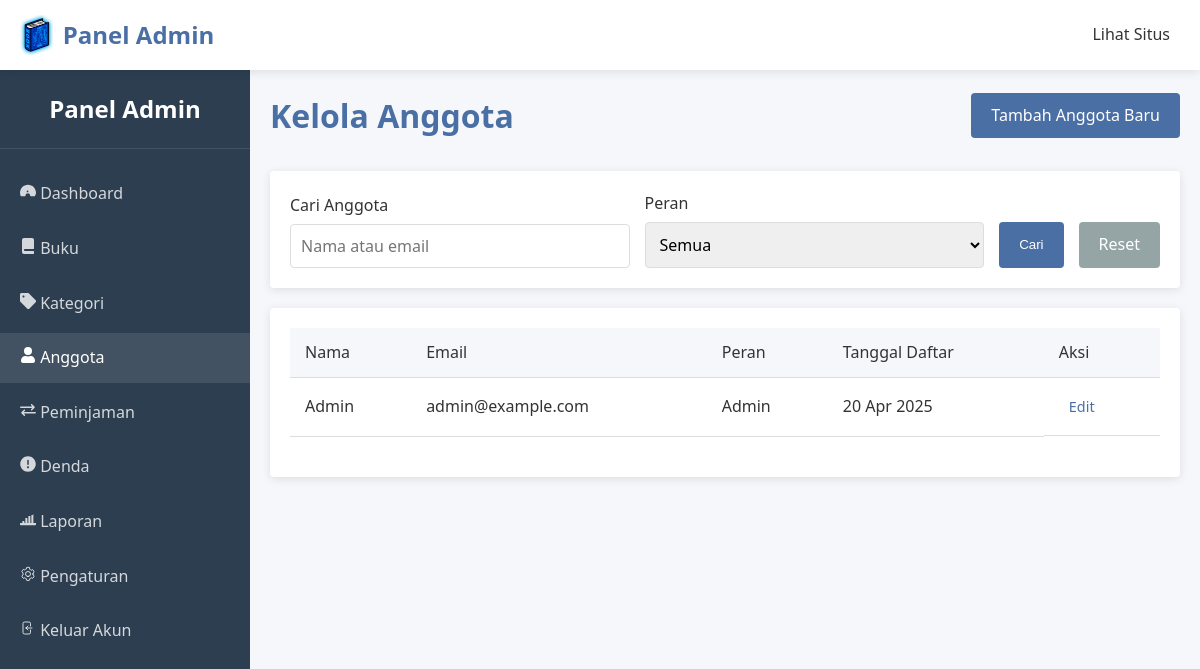
/admin/anggota.php (signed in), run on the app's committed database.
### tables this page shows
CREATE TABLE pengguna (
    id INT AUTO_INCREMENT PRIMARY KEY,
    nama VARCHAR(255) NOT NULL,
    email VARCHAR(255) NOT NULL UNIQUE,
    password VARCHAR(255) NOT NULL,
    peran ENUM('admin', 'anggota') DEFAULT 'anggota',
    tanggal_daftar TIMESTAMP DEFAULT CURRENT_TIMESTAMP
);

### admin/anggota.php (the view, shortened to what this page needs)
<?php
include '../config/koneksi.php';
$aksi = isset($_GET['aksi']) ? $_GET['aksi'] : 'daftar';
$cari = isset($_GET['cari']) ? mysqli_real_escape_string($koneksi, $_GET['cari']) : '';
$pengguna = null;
$members_query = "SELECT * FROM pengguna WHERE 1=1";
$members_query .= " ORDER BY nama ASC";
$members_result = mysqli_query($koneksi, $members_query);
?>
<!DOCTYPE html>
<html lang="id">
<head>
    <link rel="stylesheet" href="../assets/css/style.css">
    <link rel="stylesheet" href="../assets/css/admin.css">
</head>
<body>
    <?php include 'includes/header.php'; ?>
    <div class="admin-container">
        <?php include 'includes/sidebar.php'; ?>
        <main class="admin-content">
            <div class="admin-header">
                <h1><?php echo $aksi == 'tambah' ? 'Tambah Anggota Baru' : ($aksi == 'edit' ? 'Edit Anggota' : 'Kelola Anggota'); ?></h1>
                <?php if ($aksi == 'daftar'): ?>
                    <a href="?aksi=tambah" class="btn btn-primary">Tambah Anggota Baru</a>
                <?php endif; ?>
            </div>
            <?php if ($aksi == 'tambah' || $aksi == 'edit'): ?>
                <div class="admin-form-container">
                    <form method="post" class="admin-form">
                        <?php if ($aksi == 'edit'): ?>
                            <input type="hidden" name="id_pengguna" value="<?php echo $pengguna['id']; ?>">
                        <?php endif; ?>
                        <div class="form-group">
                            <label for="nama">Nama Lengkap</label>
                            <input type="text" id="nama" name="nama" value="<?php echo $aksi == 'edit' ? htmlspecialchars($pengguna['nama']) : ''; ?>" required>
                        </div>
                        <div class="form-group">
                            <label for="email">Email</label>
                            <input type="email" id="email" name="email" value="<?php echo $aksi == 'edit' ? htmlspecialchars($pengguna['email']) : ''; ?>" required>
                        </div>
                        <div class="form-group">
                            <label for="password">Password</label>
                            <input type="password" id="password" name="password" <?php echo $aksi == 'tambah' ? 'required' : ''; ?>>
                            <?php if ($aksi == 'edit'): ?>
                                <p class="form-help">Biarkan kosong untuk mempertahankan password saat ini</p>
                            <?php endif; ?>
                        </div>
                        <div class="form-group">
                            <label for="peran">Peran</label>
                            <select id="peran" name="peran" required>
                                <option value="anggota" <?php echo ($aksi == 'edit' && $pengguna['peran'] == 'anggota') ? 'selected' : ''; ?>>Anggota</option>
                                <option value="admin" <?php echo ($aksi == 'edit' && $pengguna['peran'] == 'admin') ? 'selected' : ''; ?>>Admin</option>
                            </select>
                        </div>
                        <div class="form-actions">
                            <button type="submit" name="<?php echo $aksi == 'tambah' ? 'tambah_anggota' : 'update_anggota'; ?>" class="btn btn-primary">
                                <?php echo $aksi == 'tambah' ? 'Tambah Anggota' : 'Perbarui Anggota'; ?>
                            </button>
                            <a href="anggota.php" class="btn btn-secondary">Batal</a>
                        </div>
                    </form>
                </div>
            <?php else: ?>
                <div class="search-filters">
                    <form method="get" action="">
                        <div class="form-group">
                            <label for="cari">Cari Anggota</label>
                            <input type="text" id="cari" name="cari" placeholder="Nama atau email" value="<?php echo htmlspecialchars($cari); ?>">
                        </div>
                        <div class="form-group">
                            <label for="peran">Peran</label>
                            <select id="peran" name="peran">
                                <option value="">Semua</option>
                            </select>
                        </div>
                        <div class="form-actions">
                            <button type="submit" class="btn btn-primary">Cari</button>
                            <a href="anggota.php" class="btn btn-reset">Reset</a>
                        </div>
                    </form>
                </div>
                <div class="admin-table-container">
                    <table class="admin-table">
                        <thead>
                            <tr>
                                <th>Nama</th>
                                <th>Email</th>
                                <th>Peran</th>
                                <th>Tanggal Daftar</th>
                                <th>Aksi</th>
                            </tr>
                        </thead>
                        <tbody>
                            <?php if (mysqli_num_rows($members_result) > 0): ?>
                                <?php while ($row = mysqli_fetch_assoc($members_result)): ?>
                                    <tr>
                                        <td><?php echo htmlspecialchars($row['nama']); ?></td>
                                        <td><?php echo htmlspecialchars($row['email']); ?></td>
                                        <td><?php echo $row['peran'] == 'admin' ? 'Admin' : 'Anggota'; ?></td>
                                        <td><?php echo date('d M Y', strtotime($row['tanggal_daftar'])); ?></td>
                                        <td class="actions">
                                            <a href="?aksi=edit&id=<?php echo $row['id']; ?>" class="btn btn-small">Edit</a>
                                        </td>
                                    </tr>
                                <?php endwhile; ?>
                            <?php else: ?>
                                <tr>
                                    <td colspan="5">Tidak ada anggota yang ditemukan.</td>
                                </tr>
                            <?php endif; ?>
                        </tbody>
                    </table>
                </div>
            <?php endif; ?>
        </main>
    </div>
</body>
</html>

### assets/css/style.css (style rules this page uses)
:root { --primary-color: #4a6fa5; --primary-dark: #3a5a8c; --secondary-color: #e67e22; --secondary-dark: #d35400; --success-color: #27ae60; --error-color: #e74c3c; --warning-color: #f39c12; --text-color: #333; --text-light: #666; --bg-color: #fff; --bg-light: #f5f7fa; --border-color: #ddd; --shadow: 0 2px 10px rgba(0, 0, 0, 0.1); --radius: 4px; }
* { margin: 0; padding: 0; box-sizing: border-box; }
body { font-family: "Segoe UI", Tahoma, Geneva, Verdana, sans-serif; line-height: 1.6; color: var(--text-color); background-color: var(--bg-light); }
a { text-decoration: none; color: var(--primary-color); }
.btn { display: inline-block; padding: 10px 20px; border-radius: var(--radius); font-weight: 500; cursor: pointer; transition: all 0.3s ease; border: none; text-align: center; }
.btn-primary { background-color: var(--primary-color); color: white; }
.btn-small { padding: 5px 10px; font-size: 0.9rem; }
.form-group { margin-bottom: 20px; }
.form-group label { display: block; margin-bottom: 5px; font-weight: 500; }
.form-group input, .form-group select, .form-group textarea { width: 100%; padding: 10px; border: 1px solid var(--border-color); border-radius: var(--radius); font-family: inherit; font-size: 1rem; }
table { width: 100%; border-collapse: collapse; }
table th, table td { padding: 12px 15px; text-align: left; border-bottom: 1px solid var(--border-color); }
table th { background-color: var(--bg-light); font-weight: 500; }

### assets/css/admin.css (style rules this page uses)
.admin-container { display: flex; min-height: 100vh; }
.admin-content { flex: 1; margin-left: 250px; padding: 20px; }
.admin-header { display: flex; justify-content: space-between; align-items: center; margin-bottom: 30px; }
.admin-header h1 { color: var(--primary-color); }
.admin-table { margin-bottom: 20px; }
.form-actions { display: flex; gap: 15px; margin-top: 30px; }
.admin-table-container { background-color: white; border-radius: var(--radius); padding: 20px; box-shadow: var(--shadow); overflow-x: auto; }
.actions { display: flex; gap: 10px; }

### admin/anggota.php (style rules this page uses)
.search-filters { background-color: white; padding: 20px; border-radius: var(--radius); margin-bottom: 20px; box-shadow: var(--shadow); }
.search-filters form { display: flex; flex-wrap: wrap; gap: 15px; align-items: flex-end; }
.search-filters .form-group { flex: 1; min-width: 200px; margin-bottom: 0; }
.search-filters .form-group label { margin-bottom: 5px; display: block; }
.search-filters .form-actions { margin-top: 0; }
.search-filters .btn { margin-bottom: 0; }
.search-filters .btn-reset { background-color: #95a5a6; color: white; }

### data on the page
pengguna: nama "Admin", email "admin@example.com", peran "Admin", tanggal_daftar "20 Apr 2025"
